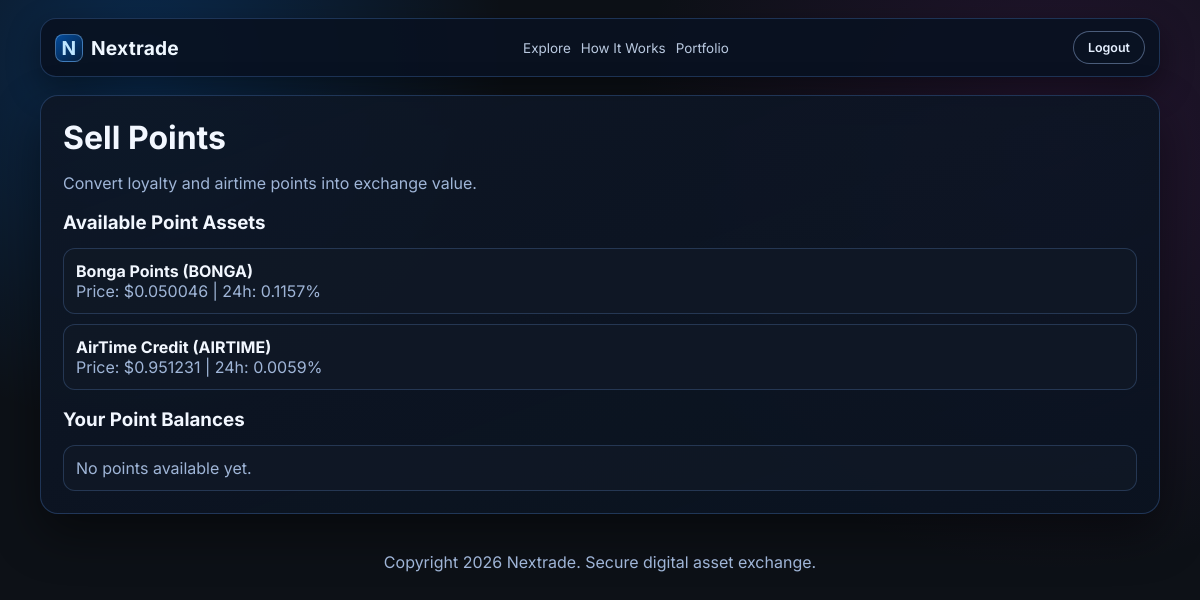
The app's page /sell-points (signed in), older data.
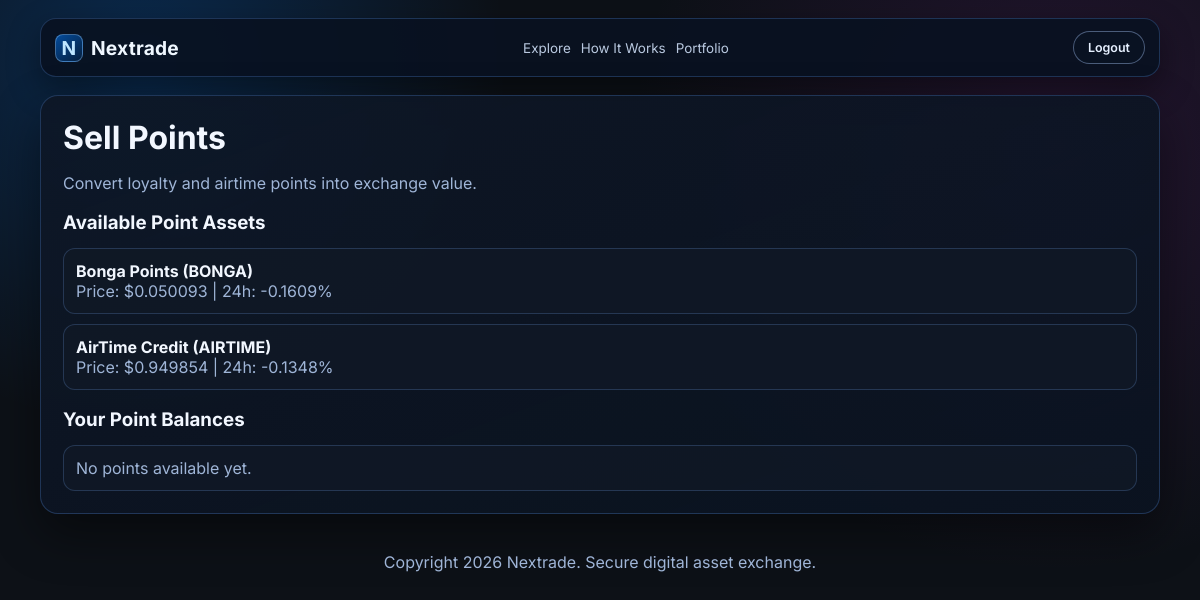
The same page, newer data.
### tables this page shows
CREATE TABLE assets
                 (id SERIAL PRIMARY KEY,
                  name TEXT NOT NULL,
                  symbol TEXT NOT NULL,
                  price REAL NOT NULL,
                  change_24h REAL,
                  type TEXT NOT NULL);

### app.py (the view)
@app.route('/sell-points')
@login_required
def sell_points():
    point_assets = execute_query('SELECT * FROM assets WHERE type = ?', ('points',))
    user_points = execute_query('''
        SELECT a.name, a.symbol, ua.quantity
        FROM user_assets ua
        JOIN assets a ON ua.asset_id = a.id
        WHERE ua.user_id = ? AND a.type = ?
    ''', (session['user_id'], 'points'))
    return render_template('sell_points.html', assets=point_assets, user_points=user_points)

### app.py (called while the page is built)
def get_database_url():
    if 'DATABASE_URL' in os.environ:
        return os.environ['DATABASE_URL']
    else:
        return 'nextrade.db'  # Local development

def is_postgres():
    db_url = get_database_url()
    return db_url.startswith('postgres')

def get_db_connection():
    db_url = get_database_url()
    if is_postgres():
        import psycopg2
        conn = psycopg2.connect(db_url)
        return conn
    else:
        conn = sqlite3.connect(db_url)
        conn.row_factory = sqlite3.Row
        return conn

def execute_query(query, params=()):
    conn = get_db_connection()
    cursor = conn.cursor()
    try:
        if is_postgres():
            query = query.replace('?', '%s')
        cursor.execute(query, params)
        if query.strip().upper().startswith('SELECT'):
            result = cursor.fetchall()
        else:
            conn.commit()
            result = None
        return result
    except Exception as e:
        conn.rollback()
        raise e
    finally:
        cursor.close()
        conn.close()

### templates/sell_points.html (shortened to what this page needs)
{% extends "layout.html" %}
{% block content %}
  <h1>Sell Points</h1>
  <p class="nx-muted">Convert loyalty and airtime points into exchange value.</p>
  <h3 style="margin-top: 18px;">Available Point Assets</h3>
  <ul class="nx-list">
    {% for asset in assets %}
      <li>
        <strong>{{ asset[1] }} ({{ asset[2] }})</strong>
        <div class="nx-muted">Price: ${{ asset[3] }} | 24h: {{ asset[4] }}%</div>
      </li>
    {% endfor %}
  </ul>
  <h3 style="margin-top: 18px;">Your Point Balances</h3>
  <ul class="nx-list">
    {% for item in user_points %}
      <li>
        <strong>{{ item[0] }} ({{ item[1] }})</strong>
        <div class="nx-muted">Quantity: {{ item[2] }}</div>
      </li>
    {% else %}
      <li><span class="nx-muted">No points available yet.</span></li>
    {% endfor %}
  </ul>
{% endblock %}

Row changes from the older to the newer data that the page shows:
changed assets "Bonga Points": price "0.050046" → "0.050093"; change_24h "0.1157" → "-0.1609"
changed assets "AirTime Credit": price "0.951231" → "0.949854"; change_24h "0.0059" → "-0.1348"
